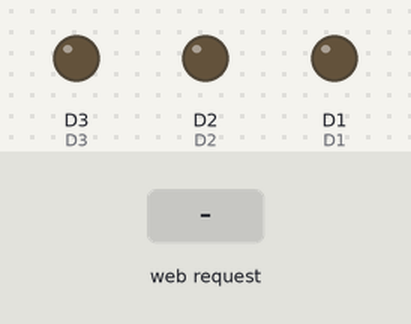
The sketch below on a simulated ESP8266 (NodeMCU). On the bench: output pins drawn as LEDs (lit = HIGH). Inputs (shaded band) come from the test bench. WiFi joins after 1.5 s; servers stay silent unless stated; pins used as bus, display or sensor lines are not drawn; what the sketch prints to the serial monitor is not drawn.

Above: at 2.7 s.
2.8 s: HTTP request GET /F received
At 3.4 s:
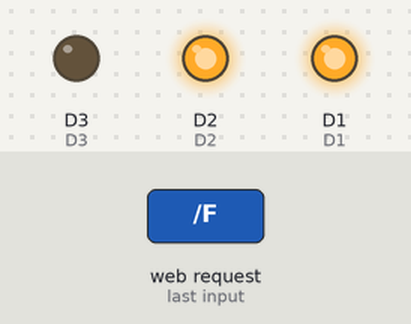
4.3 s: HTTP request GET /l received
At 4.6 s:
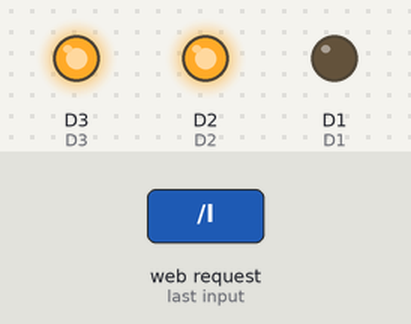
5.8 s: HTTP request GET /r received
At 6.9 s:
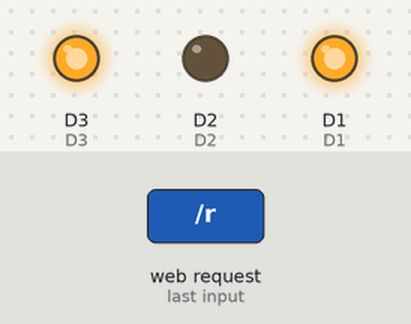
7.3 s: HTTP request GET /s received
At 8.1 s:
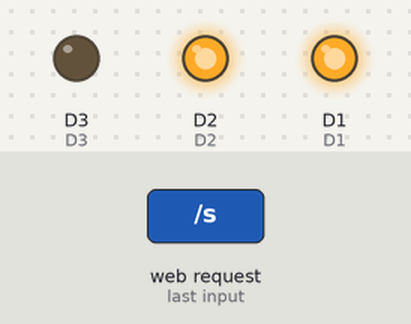
Timing chart, 0 to 9.8 s (numbered marks = the images above; inputs shaded):
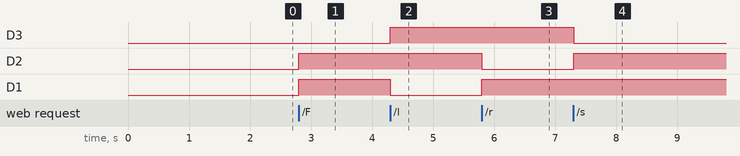

Measured:
- after the input at 2.8 s, D2, D1: LOW → HIGH at once
- after the input at 4.3 s, D3: LOW → HIGH at once; D1: HIGH → LOW at once
- after the input at 5.8 s, D2: HIGH → LOW at once; D1: LOW → HIGH at once
- after the input at 7.3 s, D3: HIGH → LOW at once; D2: LOW → HIGH at once

The sketch:

bot.ino
```cpp
#include "ESP8266WiFi.h"
#include "ESP8266WebServer.h"
#define D1 5
#define D2 4
#define D3 0
#define D4 2
#define D5 14
#define D6 12
ESP8266WebServer server(80);

void setup() {

  pinMode(D1,OUTPUT);
  pinMode(D2,OUTPUT);
  pinMode(D3,OUTPUT);
  pinMode(D4,OUTPUT);
  pinMode(D5,OUTPUT);
  pinMode(D6,OUTPUT);

  Serial.begin(115200);
  pinMode(2,OUTPUT);
  WiFi.begin("Devil", "123456789");  //Connect to the WiFi network

  while (WiFi.status() != WL_CONNECTED) {  //Wait for connection

    delay(500);
    Serial.println("Waiting to connect…");

  }

  Serial.print("IP address: ");
  Serial.println(WiFi.localIP());  //Print the local IP

  server.on("/F", forward);
  server.on("/l",left);
  server.on("/r", right);
  server.on("/s",sstop);


  server.begin();                    //Start the server
  Serial.println("Server listening");

}

void loop() {

  server.handleClient();

}

void forward() {

 analogWrite(D1,400);
  analogWrite(D2,400);
  digitalWrite(D3,LOW);
  digitalWrite(D4,HIGH);
  digitalWrite(D5,HIGH);
  digitalWrite(D6,LOW);
  server.send(200, "text/plain", "forward");

}

void left() {
   analogWrite(D1 , 0);
  analogWrite(D2 ,300);
  digitalWrite(D3 , HIGH);
  digitalWrite(D4 , LOW);
  digitalWrite(D5, LOW);
  digitalWrite(D6, HIGH);

  server.send(200, "text/plain", "left");

}


void right() {
   analogWrite(D1,300);
  analogWrite(D2,0);
  digitalWrite(D3,HIGH);
  digitalWrite(D4,LOW);
  digitalWrite(D5,LOW);
  digitalWrite(D6,HIGH);
  server.send(200, "text/plain", "right");

}

void sstop() {
  analogWrite(D1,400);
  analogWrite(D2,400);
  digitalWrite(D3,LOW);
  digitalWrite(D4,LOW);
  digitalWrite(D5,LOW);
  digitalWrite(D6,LOW);
  server.send(200, "text/plain", "stop");

}
```
